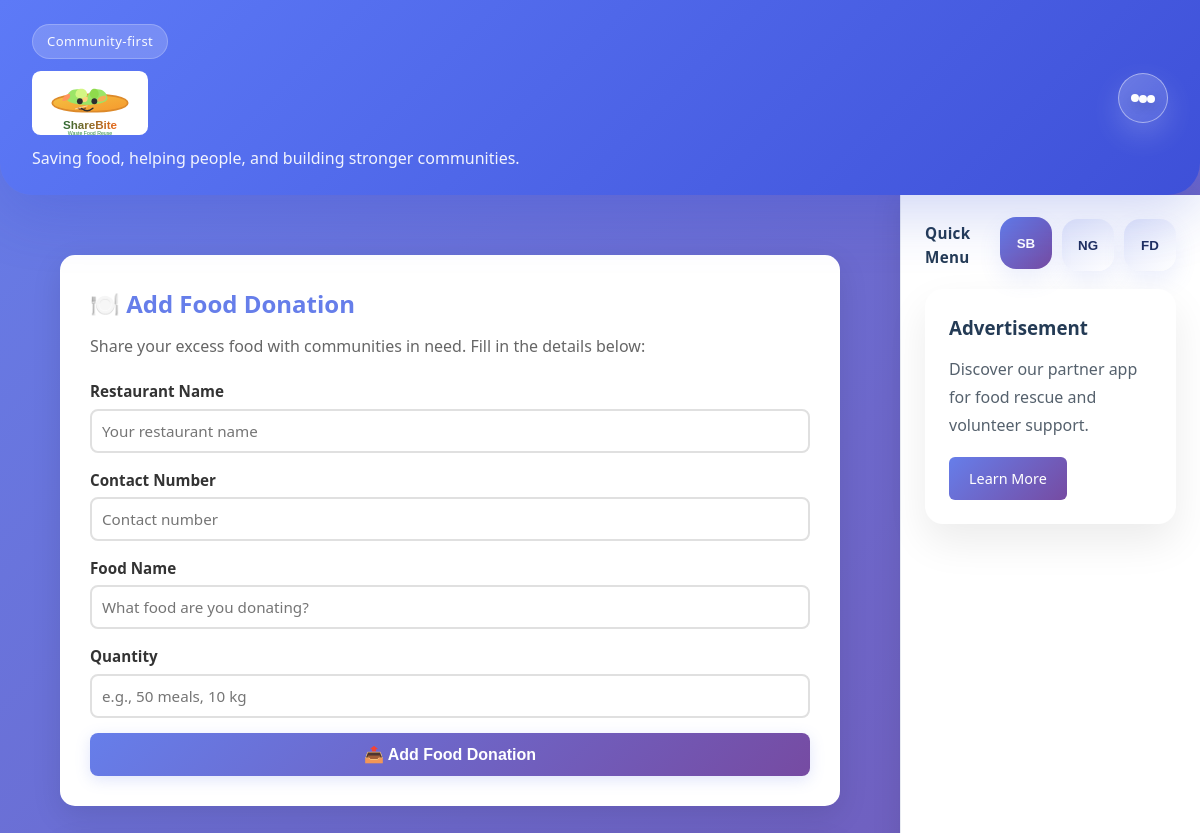
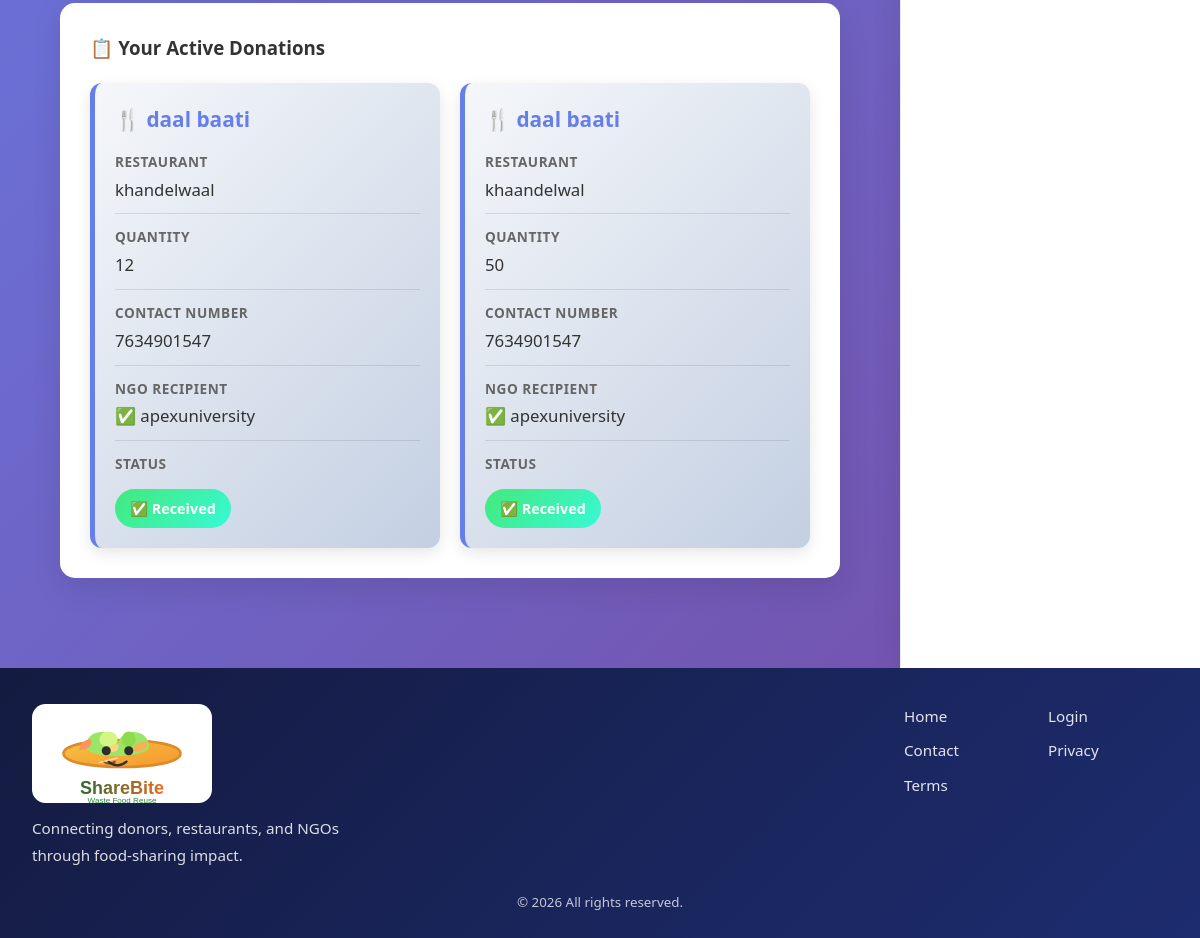
The app's page /restaurant/dashboard with its own data (2 pictures, top to bottom).
### app/models.py (models this page shows)
class FoodItem(db.Model):
    id = db.Column(db.Integer, primary_key=True)
    food_name = db.Column(db.String(120), nullable=False)
    quantity = db.Column(db.String(50), nullable=False)
    restaurant_name = db.Column(db.String(120), nullable=False)
    restaurant_contact = db.Column(db.String(120), nullable=False)
    status = db.Column(db.String(50), nullable=False, default='Available')
    ngo_name = db.Column(db.String(120), nullable=True)
    receiver_name = db.Column(db.String(120), nullable=True)
    receiver_phone = db.Column(db.String(120), nullable=True)

### app/routes.py (the view, shortened to what this page needs)
@app.route('/restaurant/dashboard', methods=['GET', 'POST'])
def restaurant_dashboard():
    form = RestaurantFoodForm()
    items = FoodItem.query.order_by(FoodItem.id.desc()).all()
    return render_template('restaurant_dashboard.html', form=form, items=items)

### app/forms.py
class RestaurantFoodForm(FlaskForm):
    restaurant_name = StringField('Restaurant Name', validators=[DataRequired(), Length(max=120)])
    contact_number = StringField('Contact Number', validators=[DataRequired(), Length(max=120)])
    food_name = StringField('Food Name', validators=[DataRequired(), Length(max=120)])
    quantity = StringField('Quantity', validators=[DataRequired(), Length(max=50)])
    submit = SubmitField('Add Food')

### app/templates/restaurant_dashboard.html (shortened to what this page needs)
{% extends 'base.html' %}
{% block content %}
<div class="dashboard-wrapper">
<section class="dashboard-box">
    <h2>🍽️ Add Food Donation</h2>
    <p>Share your excess food with communities in need. Fill in the details below:</p>
    <form method="post">
        <div class="form-group">
            {{ form.restaurant_name.label }}
            {{ form.restaurant_name(class='form-input', placeholder='Your restaurant name') }}
        </div>
        <div class="form-group">
            {{ form.contact_number.label }}
            {{ form.contact_number(class='form-input', placeholder='Contact number') }}
        </div>
        <div class="form-group">
            {{ form.food_name.label }}
            {{ form.food_name(class='form-input', placeholder='What food are you donating?') }}
        </div>
        <div class="form-group">
            {{ form.quantity.label }}
            {{ form.quantity(class='form-input', placeholder='e.g., 50 meals, 10 kg') }}
        </div>
        <button type="submit" class="primary-button">📤 Add Food Donation</button>
    </form>
</section>
<section class="dashboard-box">
    <h3>📋 Your Active Donations</h3>
    {% if items %}
    <div class="items-grid">
        {% for item in items %}
        <div class="item-card">
            <h4>🍴 {{ item.food_name }}</h4>
            <div class="item-detail">
                <label>Restaurant</label>
                <div class="item-detail-value">{{ item.restaurant_name }}</div>
            </div>
            <div class="item-detail">
                <label>Quantity</label>
                <div class="item-detail-value">{{ item.quantity }}</div>
            </div>
            <div class="item-detail">
                <label>Contact Number</label>
                <div class="item-detail-value">{{ item.restaurant_contact }}</div>
            </div>
            <div class="item-detail">
                <label>NGO Recipient</label>
                <div class="item-detail-value">
                    {% if item.ngo_name %}
                        ✅ {{ item.ngo_name }}
                    {% else %}
                        🔘 Waiting for NGO
                    {% endif %}
                </div>
            </div>
            <div class="item-detail" style="border-bottom: none; margin-bottom: 0; padding-bottom: 0;">
                <label>Status</label>
                <div>
                    <span class="item-status {% if item.status == 'Available' %}status-available{% else %}status-received{% endif %}">
                        {% if item.status == 'Available' %}📦 Available{% else %}✅ Received{% endif %}
                    </span>
                </div>
            </div>
        </div>
        {% endfor %}
    </div>
    {% else %}
    <div class="items-empty">
        <p>No donations posted yet. Share your first food donation above! 🎉</p>
    </div>
    {% endif %}
</section>
</div>
{% endblock %}

### app/templates/base.html (shortened to what this page needs)
<!DOCTYPE html>
<html lang="en">
<head>
    <link rel="stylesheet" href="{{ url_for('static', filename='css/styles.css') }}">
</head>
<body>
    <header class="top-header">
        <div class="brand">
            <div class="brand-badge">Community-first</div>
            <img src="{{ url_for('static', filename='images/sharebite-logo.svg') }}" alt="Share Bite logo" class="site-logo">
            <p class="brand-tagline">Saving food, helping people, and building stronger communities.</p>
        </div>
        <nav class="main-nav">
            <button class="menu-button" id="mainMenuButton" aria-expanded="false" aria-label="Open navigation menu">
                <span class="menu-dot"></span>
                <span class="menu-dot"></span>
                <span class="menu-dot"></span>
            </button>
        </nav>
    </header>
    <div class="page-content">
        <main class="content-area">
            {% block content %}{% endblock %}
        </main>
        <aside class="vertical-panel">
            <div class="panel-menu">
                <div class="panel-label">Quick Menu</div>
                <div class="panel-icons">
                    <button class="panel-icon active" data-panel="panelAd" aria-label="Advertisement section">SB</button>
                    <button class="panel-icon" data-panel="panelPromo" aria-label="Partner app section">NG</button>
                    <button class="panel-icon" data-panel="panelUser" aria-label="User panel section">FD</button>
                </div>
            </div>
            <div class="panel-card" id="panelAd">
                <h3>Advertisement</h3>
                <p>Discover our partner app for food rescue and volunteer support.</p>
                <a href="#" class="button">Learn More</a>
            </div>
        </aside>
    </div>
    <footer class="site-footer">
        <div class="footer-container">
            <div class="footer-brand">
                <img src="{{ url_for('static', filename='images/sharebite-logo.svg') }}" alt="Share Bite logo" class="footer-logo">
                <p>Connecting donors, restaurants, and NGOs through food-sharing impact.</p>
            </div>
            <div class="footer-links">
                <a href="{{ url_for('landing') }}">Home</a>
                <a href="{{ url_for('login') }}">Login</a>
                <a href="{{ url_for('contact') }}">Contact</a>
                <a href="{{ url_for('privacy') }}">Privacy</a>
                <a href="{{ url_for('terms') }}">Terms</a>
            </div>
        </div>
        <p class="footer-note">&copy; 2026 All rights reserved.</p>
    </footer>
</body>
</html>

### app/templates/restaurant_dashboard.html (style rules this page uses)
body { background: linear-gradient(135deg, #667eea 0%, #764ba2 100%); min-height: 100vh; }
.dashboard-wrapper { padding: 30px 20px; }
.dashboard-box { background: white; border-radius: 15px; padding: 30px; margin-bottom: 30px; box-shadow: 0 10px 30px rgba(0, 0, 0, 0.1); }
.dashboard-box h2 { color: #667eea; margin-bottom: 10px; }
.dashboard-box p { color: #666; margin-bottom: 20px; }
.form-group { margin-bottom: 15px; }
.form-group label { display: block; margin-bottom: 5px; color: #333; font-weight: 600; }
.form-input { width: 100%; padding: 10px; border: 2px solid #e0e0e0; border-radius: 8px; font-size: 0.95rem; transition: all 0.3s ease; }
.primary-button { background: linear-gradient(135deg, #667eea 0%, #764ba2 100%); color: white; padding: 12px 25px; border: none; border-radius: 8px; font-weight: bold; cursor: pointer; transition: all 0.3s ease; }
.items-grid { display: grid; grid-template-columns: repeat(auto-fill, minmax(300px, 1fr)); gap: 20px; margin-top: 20px; }
.item-card { background: linear-gradient(135deg, #f5f7fa 0%, #c3cfe2 100%); border-radius: 12px; padding: 20px; box-shadow: 0 5px 15px rgba(0, 0, 0, 0.1); transition: all 0.3s ease; border-left: 5px solid #667eea; }
.item-card h4 { color: #667eea; margin-bottom: 15px; font-size: 1.3rem; display: flex; align-items: center; gap: 8px; }
.item-detail { margin-bottom: 12px; padding-bottom: 10px; border-bottom: 1px solid rgba(0, 0, 0, 0.1); }
.item-detail label { font-weight: 600; color: #333; display: block; font-size: 0.85rem; text-transform: uppercase; letter-spacing: 0.5px; color: #666; margin-bottom: 4px; }
.item-detail-value { color: #333; font-size: 1.05rem; font-weight: 500; }
.item-status { display: inline-block; padding: 8px 15px; border-radius: 20px; color: white; font-weight: 600; font-size: 0.9rem; margin-top: 10px; }
.status-received { background: linear-gradient(135deg, #43e97b 0%, #38f9d7 100%); }

### records on screen
FoodItem: food_name "daal baati", restaurant_name "khandelwaal", quantity "12", restaurant_contact "7634901547", ngo_name "apexuniversity", status "✅ Received"
FoodItem: food_name "daal baati", restaurant_name "khaandelwal", quantity "50", restaurant_contact "7634901547", ngo_name "apexuniversity", status "✅ Received"
